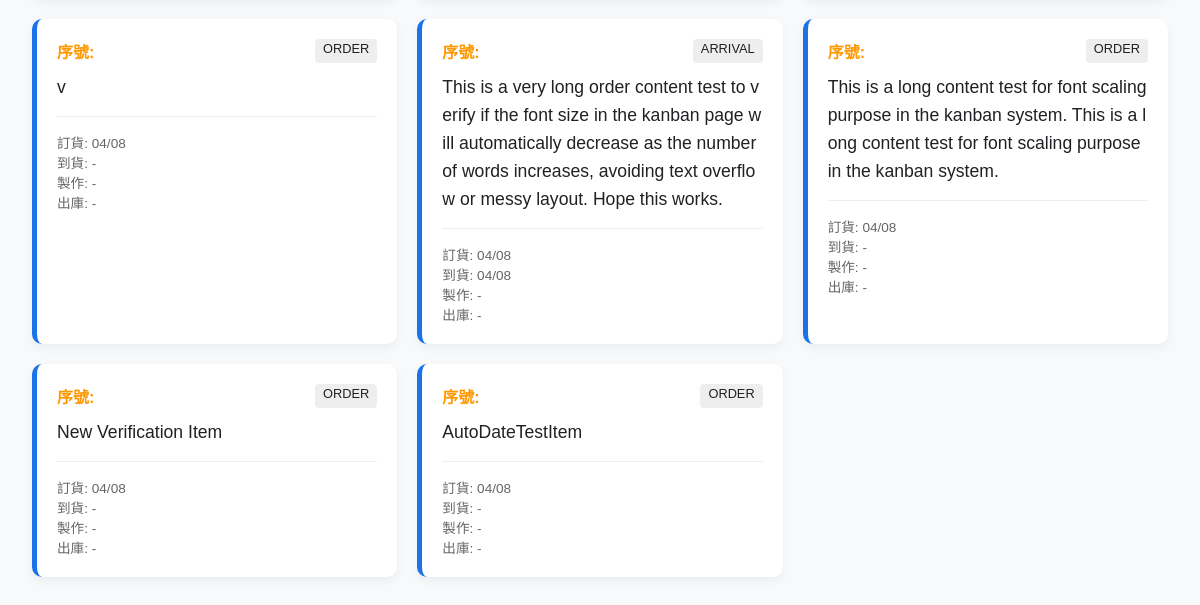
The app's page /all_data (signed in, lower part), older data.
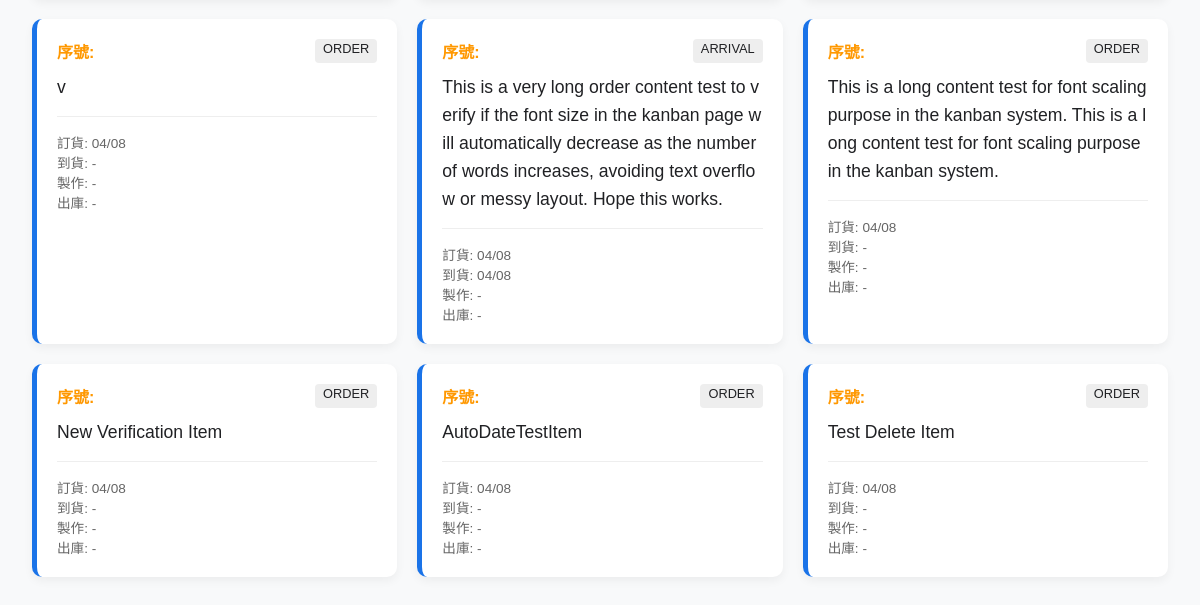
The same page, newer data.
### models.py (models this page shows)
class SignboardItem(db.Model):
    id = db.Column(db.Integer, primary_key=True)
    content = db.Column(db.Text, nullable=False)
    remark = db.Column(db.Text) # 備註 (選填)
    current_stage = db.Column(db.String(20), default='ORDER')
    order_date = db.Column(db.String(10))
    arrival_date = db.Column(db.String(10))
    production_date = db.Column(db.String(10))
    delivery_date = db.Column(db.String(10))
    updated_at = db.Column(db.DateTime, default=datetime.utcnow, onupdate=datetime.utcnow)

### main.py (the view)
@app.route('/all_data')
def all_data():
    if 'user_id' not in session:
        return redirect(url_for('index'))
    items = SignboardItem.query.all()
    return render_template('all_data.html', items=items)

### main.py (called while the page is built)
def get_config(key, default=None):
    config = SystemConfig.query.filter_by(key=key).first()
    return config.value if config else default

@app.context_processor
def inject_config():
    return {'site_title': get_config('site_title', '中國到貨看板系統')}

### templates/all_data.html (shortened to what this page needs)
{% extends "layout.html" %}
{% block content %}
<div style="display: grid; grid-template-columns: repeat(auto-fill, minmax(300px, 1fr)); gap: 20px;">
    {% for item in items %}
    <div style="background: white; padding: 20px; border-radius: 10px; box-shadow: 0 4px 10px rgba(0,0,0,0.05); border-left: 5px solid #1a73e8;">
        <div style="display: flex; justify-content: space-between; margin-bottom: 10px;">
            <span style="font-weight: bold; color: #ff9800;">序號: {{ item.sequence_id }}</span>
            <span style="background: #eee; padding: 2px 8px; border-radius: 4px; font-size: 0.8rem;">{{ item.current_stage }}</span>
        </div>
        <div style="font-size: 1.1rem; line-height: 1.6; word-break: break-all;">
            {{ item.content }}
        </div>
        <hr style="border: 0; border-top: 1px solid #eee; margin: 15px 0;">
        <div style="font-size: 0.85rem; color: #666;">
            <div>訂貨: {{ item.order_date or '-' }}</div>
            <div>到貨: {{ item.arrival_date or '-' }}</div>
            <div>製作: {{ item.production_date or '-' }}</div>
            <div>出庫: {{ item.delivery_date or '-' }}</div>
        </div>
    </div>
    {% endfor %}
</div>
{% endblock %}

Row changes from the older to the newer data that the page shows:
added SignboardItem: current_stage "ORDER", content "Test Delete Item", order_date "04/08", arrival_date "-", production_date "-", delivery_date "-"
